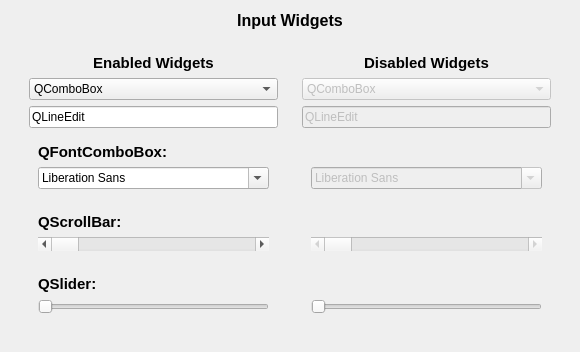
         <widget class="QWidget" name="page_15">
          <layout class="QVBoxLayout" name="verticalLayout_19">
           <item>
            <widget class="QLabel" name="label_11">
             <property name="sizePolicy">
              <sizepolicy hsizetype="Preferred" vsizetype="Fixed">
               <horstretch>0</horstretch>
               <verstretch>0</verstretch>
              </sizepolicy>
             </property>
             <property name="text">
              <string>&lt;!DOCTYPE HTML PUBLIC &quot;-//W3C//DTD HTML 4.0//EN&quot; &quot;http://www.w3.org/TR/REC-html40/strict.dtd&quot;&gt;
&lt;html&gt;&lt;head&gt;&lt;meta name=&quot;qrichtext&quot; content=&quot;1&quot; /&gt;&lt;style type=&quot;text/css&quot;&gt;
p, li { white-space: pre-wrap; }
&lt;/style&gt;&lt;/head&gt;&lt;body style=&quot; font-family:'Cantarell'; font-size:11pt; font-weight:400; font-style:normal;&quot;&gt;
&lt;p style=&quot; margin-top:0px; margin-bottom:0px; margin-left:0px; margin-right:0px; -qt-block-indent:0; text-indent:0px;&quot;&gt;&lt;span style=&quot; font-size:12pt; font-weight:600;&quot;&gt;Input Widgets&lt;/span&gt;&lt;/p&gt;&lt;/body&gt;&lt;/html&gt;</string>
             </property>
             <property name="alignment">
              <set>Qt::AlignCenter</set>
             </property>
            </widget>
           </item>
           <item>
            <widget class="QWidget" name="widget_7" native="true">
             <layout class="QHBoxLayout" name="horizontalLayout_4">
              <item>
               <widget class="QWidget" name="widget_13" native="true">
                <layout class="QVBoxLayout" name="verticalLayout_20">
                 <item>
                  <widget class="QLabel" name="label_23">
                   <property name="sizePolicy">
                    <sizepolicy hsizetype="Preferred" vsizetype="Fixed">
                     <horstretch>0</horstretch>
                     <verstretch>0</verstretch>
                    </sizepolicy>
                   </property>
                   <property name="text">
                    <string>&lt;!DOCTYPE HTML PUBLIC &quot;-//W3C//DTD HTML 4.0//EN&quot; &quot;http://www.w3.org/TR/REC-html40/strict.dtd&quot;&gt;
&lt;html&gt;&lt;head&gt;&lt;meta name=&quot;qrichtext&quot; content=&quot;1&quot; /&gt;&lt;style type=&quot;text/css&quot;&gt;
p, li { white-space: pre-wrap; }
&lt;/style&gt;&lt;/head&gt;&lt;body style=&quot; font-family:'Cantarell'; font-size:11pt; font-weight:400; font-style:normal;&quot;&gt;
&lt;p style=&quot; margin-top:0px; margin-bottom:0px; margin-left:0px; margin-right:0px; -qt-block-indent:0; text-indent:0px;&quot;&gt;&lt;span style=&quot; font-weight:600;&quot;&gt;Enabled Widgets&lt;/span&gt;&lt;/p&gt;&lt;/body&gt;&lt;/html&gt;</string>
                   </property>
                   <property name="alignment">
                    <set>Qt::AlignCenter</set>
                   </property>
                  </widget>
                 </item>
                 <item>
                  <widget class="QComboBox" name="comboBox">
                   <property name="sizePolicy">
                    <sizepolicy hsizetype="Preferred" vsizetype="Fixed">
                     <horstretch>0</horstretch>
                     <verstretch>0</verstretch>
                    </sizepolicy>
                   </property>
                   <item>
                    <property name="text">
                     <string>QComboBox</string>
                    </property>
                   </item>
                   <item>
                    <property name="text">
                     <string>QComboBox01</string>
                    </property>
                   </item>
                   <item>
                    <property name="text">
                     <string>QComboBox02</string>
                    </property>
                   </item>
                   <item>
                    <property name="text">
                     <string>QComboBox03</string>
                    </property>
                   </item>
                   <item>
                    <property name="text">
                     <string>The End.</string>
                    </property>
                   </item>
                  </widget>
                 </item>
                 <item>
                  <widget class="QLineEdit" name="lineEdit">
                   <property name="sizePolicy">
                    <sizepolicy hsizetype="Preferred" vsizetype="Fixed">
                     <horstretch>0</horstretch>
                     <verstretch>0</verstretch>
                    </sizepolicy>
                   </property>
                   <property name="text">
                    <string>QLineEdit</string>
                   </property>
                  </widget>
                 </item>
                 <item>
                  <widget class="QWidget" name="widget_18" native="true">
                   <property name="sizePolicy">
                    <sizepolicy hsizetype="Preferred" vsizetype="Fixed">
                     <horstretch>0</horstretch>
                     <verstretch>0</verstretch>
                    </sizepolicy>
                   </property>
                   <layout class="QVBoxLayout" name="verticalLayout_24">
                    <item>
                     <widget class="QLabel" name="label_12">
                      <property name="sizePolicy">
                       <sizepolicy hsizetype="Preferred" vsizetype="Fixed">
                        <horstretch>0</horstretch>
                        <verstretch>0</verstretch>
                       </sizepolicy>
                      </property>
                      <property name="text">
                       <string>&lt;!DOCTYPE HTML PUBLIC &quot;-//W3C//DTD HTML 4.0//EN&quot; &quot;http://www.w3.org/TR/REC-html40/strict.dtd&quot;&gt;
&lt;html&gt;&lt;head&gt;&lt;meta name=&quot;qrichtext&quot; content=&quot;1&quot; /&gt;&lt;style type=&quot;text/css&quot;&gt;
p, li { white-space: pre-wrap; }
&lt;/style&gt;&lt;/head&gt;&lt;body style=&quot; font-family:'Cantarell'; font-size:11pt; font-weight:400; font-style:normal;&quot;&gt;
&lt;p style=&quot; margin-top:0px; margin-bottom:0px; margin-left:0px; margin-right:0px; -qt-block-indent:0; text-indent:0px;&quot;&gt;&lt;span style=&quot; font-weight:600;&quot;&gt;QFontComboBox:&lt;/span&gt;&lt;/p&gt;&lt;/body&gt;&lt;/html&gt;</string>
                      </property>
                     </widget>
                    </item>
                    <item>
                     <widget class="QFontComboBox" name="fontComboBox">
                      <property name="sizePolicy">
                       <sizepolicy hsizetype="Preferred" vsizetype="Fixed">
                        <horstretch>0</horstretch>
                        <verstretch>0</verstretch>
                       </sizepolicy>
                      </property>
                     </widget>
                    </item>
                   </layout>
                  </widget>
                 </item>
                 <item>
                  <widget class="QWidget" name="widget_19" native="true">
                   <property name="sizePolicy">
                    <sizepolicy hsizetype="Preferred" vsizetype="Fixed">
                     <horstretch>0</horstretch>
                     <verstretch>0</verstretch>
                    </sizepolicy>
                   </property>
                   <layout class="QVBoxLayout" name="verticalLayout_25">
                    <item>
                     <widget class="QLabel" name="label_15">
                      <property name="sizePolicy">
                       <sizepolicy hsizetype="Preferred" vsizetype="Fixed">
                        <horstretch>0</horstretch>
                        <verstretch>0</verstretch>
                       </sizepolicy>
                      </property>
                      <property name="text">
                       <string>&lt;!DOCTYPE HTML PUBLIC &quot;-//W3C//DTD HTML 4.0//EN&quot; &quot;http://www.w3.org/TR/REC-html40/strict.dtd&quot;&gt;
&lt;html&gt;&lt;head&gt;&lt;meta name=&quot;qrichtext&quot; content=&quot;1&quot; /&gt;&lt;style type=&quot;text/css&quot;&gt;
p, li { white-space: pre-wrap; }
&lt;/style&gt;&lt;/head&gt;&lt;body style=&quot; font-family:'Cantarell'; font-size:11pt; font-weight:400; font-style:normal;&quot;&gt;
&lt;p style=&quot; margin-top:0px; margin-bottom:0px; margin-left:0px; margin-right:0px; -qt-block-indent:0; text-indent:0px;&quot;&gt;&lt;span style=&quot; font-weight:600;&quot;&gt;QScrollBar:&lt;/span&gt;&lt;/p&gt;&lt;/body&gt;&lt;/html&gt;</string>
                      </property>
                     </widget>
                    </item>
                    <item>
                     <widget class="QScrollBar" name="horizontalScrollBar">
                      <property name="sizePolicy">
                       <sizepolicy hsizetype="Preferred" vsizetype="Fixed">
                        <horstretch>0</horstretch>
                        <verstretch>0</verstretch>
                       </sizepolicy>
                      </property>
                      <property name="orientation">
                       <enum>Qt::Horizontal</enum>
                      </property>
                     </widget>
                    </item>
                   </layout>
                  </widget>
                 </item>
                 <item>
                  <widget class="QWidget" name="widget_20" native="true">
                   <property name="sizePolicy">
                    <sizepolicy hsizetype="Preferred" vsizetype="Fixed">
                     <horstretch>0</horstretch>
                     <verstretch>0</verstretch>
                    </sizepolicy>
                   </property>
                   <layout class="QVBoxLayout" name="verticalLayout_26">
                    <item>
                     <widget class="QLabel" name="label_16">
                      <property name="sizePolicy">
                       <sizepolicy hsizetype="Preferred" vsizetype="Fixed">
                        <horstretch>0</horstretch>
                        <verstretch>0</verstretch>
                       </sizepolicy>
                      </property>
                      <property name="text">
                       <string>&lt;!DOCTYPE HTML PUBLIC &quot;-//W3C//DTD HTML 4.0//EN&quot; &quot;http://www.w3.org/TR/REC-html40/strict.dtd&quot;&gt;
&lt;html&gt;&lt;head&gt;&lt;meta name=&quot;qrichtext&quot; content=&quot;1&quot; /&gt;&lt;style type=&quot;text/css&quot;&gt;
p, li { white-space: pre-wrap; }
&lt;/style&gt;&lt;/head&gt;&lt;body style=&quot; font-family:'Cantarell'; font-size:11pt; font-weight:400; font-style:normal;&quot;&gt;
&lt;p style=&quot; margin-top:0px; margin-bottom:0px; margin-left:0px; margin-right:0px; -qt-block-indent:0; text-indent:0px;&quot;&gt;&lt;span style=&quot; font-weight:600;&quot;&gt;QSlider:&lt;/span&gt;&lt;/p&gt;&lt;/body&gt;&lt;/html&gt;</string>
                      </property>
                     </widget>
                    </item>
                    <item>
                     <widget class="QSlider" name="horizontalSlider">
                      <property name="sizePolicy">
                       <sizepolicy hsizetype="Preferred" vsizetype="Fixed">
                        <horstretch>0</horstretch>
                        <verstretch>0</verstretch>
                       </sizepolicy>
                      </property>
                      <property name="orientation">
                       <enum>Qt::Horizontal</enum>
                      </property>
                     </widget>
                    </item>
                   </layout>
                  </widget>
                 </item>
                </layout>
               </widget>
              </item>
              <item>
               <widget class="QWidget" name="widget_11" native="true">
                <layout class="QVBoxLayout" name="verticalLayout_21">
                 <item>
                  <widget class="QLabel" name="label_24">
                   <property name="sizePolicy">
                    <sizepolicy hsizetype="Preferred" vsizetype="Fixed">
                     <horstretch>0</horstretch>
                     <verstretch>0</verstretch>
                    </sizepolicy>
                   </property>
                   <property name="text">
                    <string>&lt;!DOCTYPE HTML PUBLIC &quot;-//W3C//DTD HTML 4.0//EN&quot; &quot;http://www.w3.org/TR/REC-html40/strict.dtd&quot;&gt;
&lt;html&gt;&lt;head&gt;&lt;meta name=&quot;qrichtext&quot; content=&quot;1&quot; /&gt;&lt;style type=&quot;text/css&quot;&gt;
p, li { white-space: pre-wrap; }
&lt;/style&gt;&lt;/head&gt;&lt;body style=&quot; font-family:'Cantarell'; font-size:11pt; font-weight:400; font-style:normal;&quot;&gt;
&lt;p style=&quot; margin-top:0px; margin-bottom:0px; margin-left:0px; margin-right:0px; -qt-block-indent:0; text-indent:0px;&quot;&gt;&lt;span style=&quot; font-weight:600;&quot;&gt;Disabled Widgets&lt;/span&gt;&lt;/p&gt;&lt;/body&gt;&lt;/html&gt;</string>
                   </property>
                   <property name="alignment">
                    <set>Qt::AlignCenter</set>
                   </property>
                  </widget>
                 </item>
                 <item>
                  <widget class="QComboBox" name="comboBox_2">
                   <property name="enabled">
                    <bool>false</bool>
                   </property>
                   <property name="sizePolicy">
                    <sizepolicy hsizetype="Preferred" vsizetype="Fixed">
                     <horstretch>0</horstretch>
                     <verstretch>0</verstretch>
                    </sizepolicy>
                   </property>
                   <item>
                    <property name="text">
                     <string>QComboBox</string>
                    </property>
                   </item>
                   <item>
                    <property name="text">
                     <string>QComboBox01</string>
                    </property>
                   </item>
                   <item>
                    <property name="text">
                     <string>QComboBox02</string>
                    </property>
                   </item>
                   <item>
                    <property name="text">
                     <string>QComboBox03</string>
                    </property>
                   </item>
                   <item>
                    <property name="text">
                     <string>The End.</string>
                    </property>
                   </item>
                  </widget>
                 </item>
                 <item>
                  <widget class="QLineEdit" name="lineEdit_2">
                   <property name="enabled">
                    <bool>false</bool>
                   </property>
                   <property name="sizePolicy">
                    <sizepolicy hsizetype="Preferred" vsizetype="Fixed">
                     <horstretch>0</horstretch>
                     <verstretch>0</verstretch>
                    </sizepolicy>
                   </property>
                   <property name="text">
                    <string>QLineEdit</string>
                   </property>
                  </widget>
                 </item>
                 <item>
                  <widget class="QWidget" name="widget_21" native="true">
                   <property name="sizePolicy">
                    <sizepolicy hsizetype="Preferred" vsizetype="Fixed">
                     <horstretch>0</horstretch>
                     <verstretch>0</verstretch>
                    </sizepolicy>
                   </property>
                   <layout class="QVBoxLayout" name="verticalLayout_27">
                    <item>
                     <widget class="QLabel" name="label_19">
                      <property name="enabled">
                       <bool>false</bool>
                      </property>
                      <property name="sizePolicy">
                       <sizepolicy hsizetype="Preferred" vsizetype="Fixed">
                        <horstretch>0</horstretch>
                        <verstretch>0</verstretch>
                       </sizepolicy>
                      </property>
                      <property name="text">
                       <string>&lt;!DOCTYPE HTML PUBLIC &quot;-//W3C//DTD HTML 4.0//EN&quot; &quot;http://www.w3.org/TR/REC-html40/strict.dtd&quot;&gt;
&lt;html&gt;&lt;head&gt;&lt;meta name=&quot;qrichtext&quot; content=&quot;1&quot; /&gt;&lt;style type=&quot;text/css&quot;&gt;
p, li { white-space: pre-wrap; }
&lt;/style&gt;&lt;/head&gt;&lt;body style=&quot; font-family:'Cantarell'; font-size:11pt; font-weight:400; font-style:normal;&quot;&gt;
&lt;p style=&quot; margin-top:0px; margin-bottom:0px; margin-left:0px; margin-right:0px; -qt-block-indent:0; text-indent:0px;&quot;&gt;&lt;span style=&quot; font-weight:600;&quot;&gt; &lt;/span&gt;&lt;/p&gt;&lt;/body&gt;&lt;/html&gt;</string>
                      </property>
                     </widget>
                    </item>
                    <item>
                     <widget class="QFontComboBox" name="fontComboBox_2">
                      <property name="enabled">
                       <bool>false</bool>
                      </property>
                      <property name="sizePolicy">
                       <sizepolicy hsizetype="Preferred" vsizetype="Fixed">
                        <horstretch>0</horstretch>
                        <verstretch>0</verstretch>
                       </sizepolicy>
                      </property>
                     </widget>
                    </item>
                   </layout>
                  </widget>
                 </item>
                 <item>
                  <widget class="QWidget" name="widget_22" native="true">
                   <property name="sizePolicy">
                    <sizepolicy hsizetype="Preferred" vsizetype="Fixed">
                     <horstretch>0</horstretch>
                     <verstretch>0</verstretch>
                    </sizepolicy>
                   </property>
                   <layout class="QVBoxLayout" name="verticalLayout_28">
                    <item>
                     <widget class="QLabel" name="label_21">
                      <property name="enabled">
                       <bool>false</bool>
                      </property>
                      <property name="sizePolicy">
                       <sizepolicy hsizetype="Preferred" vsizetype="Fixed">
                        <horstretch>0</horstretch>
                        <verstretch>0</verstretch>
                       </sizepolicy>
                      </property>
                      <property name="text">
                       <string>&lt;!DOCTYPE HTML PUBLIC &quot;-//W3C//DTD HTML 4.0//EN&quot; &quot;http://www.w3.org/TR/REC-html40/strict.dtd&quot;&gt;
&lt;html&gt;&lt;head&gt;&lt;meta name=&quot;qrichtext&quot; content=&quot;1&quot; /&gt;&lt;style type=&quot;text/css&quot;&gt;
p, li { white-space: pre-wrap; }
&lt;/style&gt;&lt;/head&gt;&lt;body style=&quot; font-family:'Cantarell'; font-size:11pt; font-weight:400; font-style:normal;&quot;&gt;
&lt;p style=&quot; margin-top:0px; margin-bottom:0px; margin-left:0px; margin-right:0px; -qt-block-indent:0; text-indent:0px;&quot;&gt;&lt;span style=&quot; font-weight:600;&quot;&gt; &lt;/span&gt;&lt;/p&gt;&lt;/body&gt;&lt;/html&gt;</string>
                      </property>
                     </widget>
                    </item>
                    <item>
                     <widget class="QScrollBar" name="horizontalScrollBar_2">
                      <property name="enabled">
                       <bool>false</bool>
                      </property>
                      <property name="sizePolicy">
                       <sizepolicy hsizetype="Preferred" vsizetype="Fixed">
                        <horstretch>0</horstretch>
                        <verstretch>0</verstretch>
                       </sizepolicy>
                      </property>
                      <property name="orientation">
                       <enum>Qt::Horizontal</enum>
                      </property>
                     </widget>
                    </item>
                   </layout>
                  </widget>
                 </item>
                 <item>
                  <widget class="QWidget" name="widget_23" native="true">
                   <property name="sizePolicy">
                    <sizepolicy hsizetype="Preferred" vsizetype="Fixed">
                     <horstretch>0</horstretch>
                     <verstretch>0</verstretch>
                    </sizepolicy>
                   </property>
                   <layout class="QVBoxLayout" name="verticalLayout_29">
                    <item>
                     <widget class="QLabel" name="label_18">
                      <property name="enabled">
                       <bool>false</bool>
                      </property>
                      <property name="sizePolicy">
                       <sizepolicy hsizetype="Preferred" vsizetype="Fixed">
                        <horstretch>0</horstretch>
                        <verstretch>0</verstretch>
                       </sizepolicy>
                      </property>
                      <property name="text">
                       <string>&lt;!DOCTYPE HTML PUBLIC &quot;-//W3C//DTD HTML 4.0//EN&quot; &quot;http://www.w3.org/TR/REC-html40/strict.dtd&quot;&gt;
&lt;html&gt;&lt;head&gt;&lt;meta name=&quot;qrichtext&quot; content=&quot;1&quot; /&gt;&lt;style type=&quot;text/css&quot;&gt;
p, li { white-space: pre-wrap; }
&lt;/style&gt;&lt;/head&gt;&lt;body style=&quot; font-family:'Cantarell'; font-size:11pt; font-weight:400; font-style:normal;&quot;&gt;
&lt;p style=&quot; margin-top:0px; margin-bottom:0px; margin-left:0px; margin-right:0px; -qt-block-indent:0; text-indent:0px;&quot;&gt;&lt;span style=&quot; font-weight:600;&quot;&gt; &lt;/span&gt;&lt;/p&gt;&lt;/body&gt;&lt;/html&gt;</string>
                      </property>
                     </widget>
                    </item>
                    <item>
                     <widget class="QSlider" name="horizontalSlider_2">
                      <property name="enabled">
                       <bool>false</bool>
                      </property>
                      <property name="sizePolicy">
                       <sizepolicy hsizetype="Preferred" vsizetype="Fixed">
                        <horstretch>0</horstretch>
                        <verstretch>0</verstretch>
                       </sizepolicy>
                      </property>
                      <property name="orientation">
                       <enum>Qt::Horizontal</enum>
                      </property>
                     </widget>
                    </item>
                   </layout>
                  </widget>
                 </item>
                </layout>
               </widget>
              </item>
             </layout>
            </widget>
           </item>
          </layout>
         </widget>
